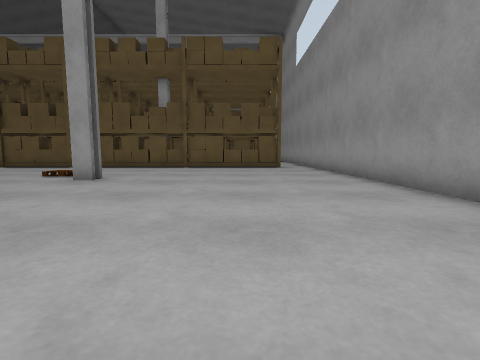
[1] (above)

23 first-person views from a walk through a Webots world. The camera is 0.72 m above the floor, tilts 6° down and sees 85° across. The floor is counted in squares, 1 m on a side. Each view is taken from the middle of a square. On the plan, view 1 faces up. The plan holds only what a view shows up to about 9 squares ahead; the rest is blank. The place goes on beyond the plan.

[2]
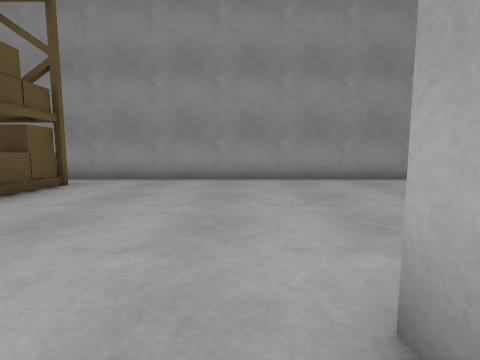

[3]
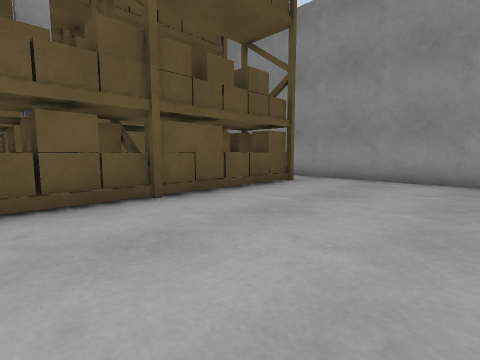

[4]
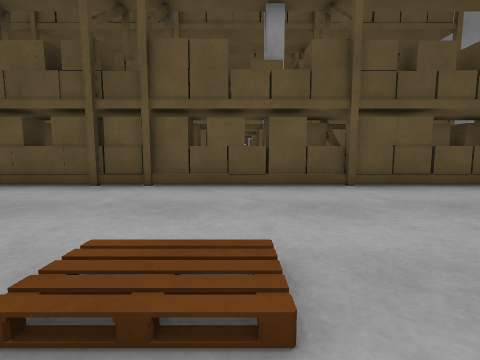

[5]
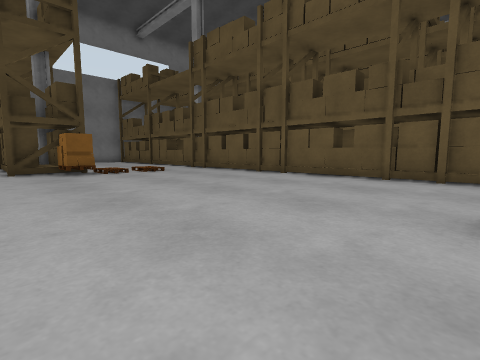

[6]
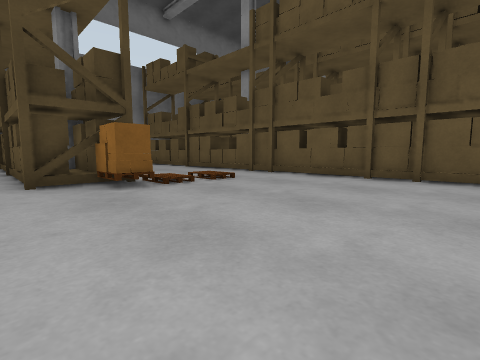

[7]
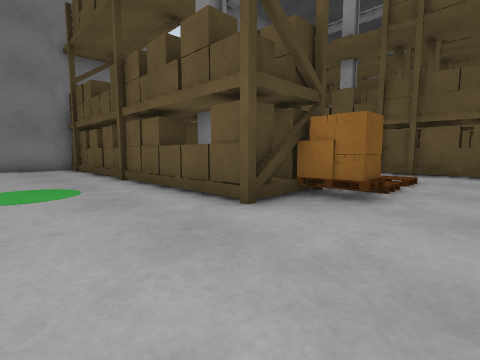

[8]
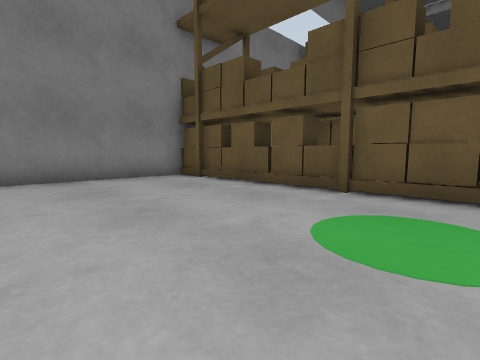

[9]
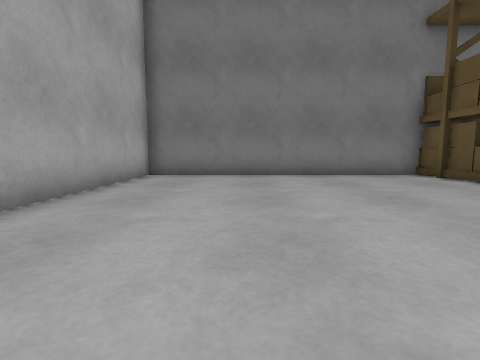

[10]
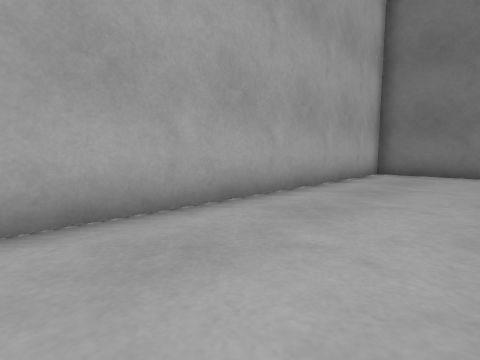

[11]
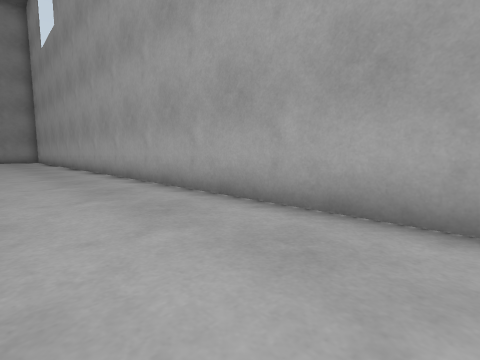

[12]
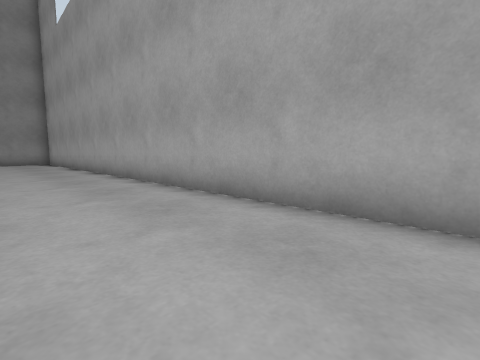

[13]
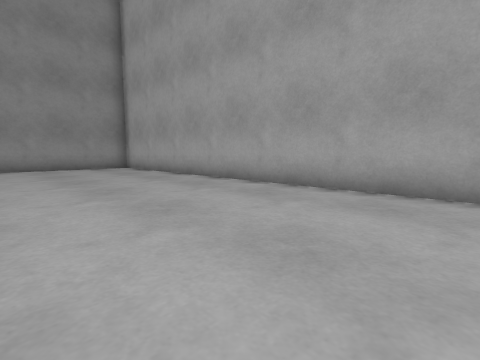

[14]
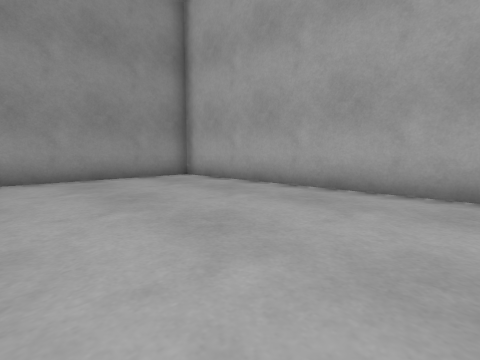

[15]
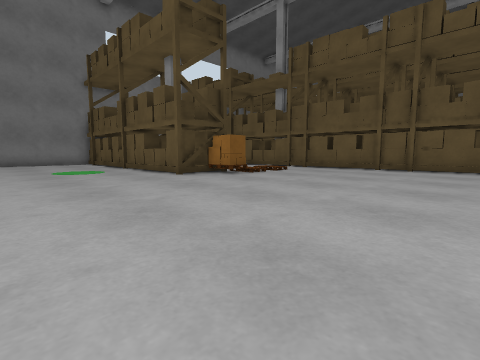

[16]
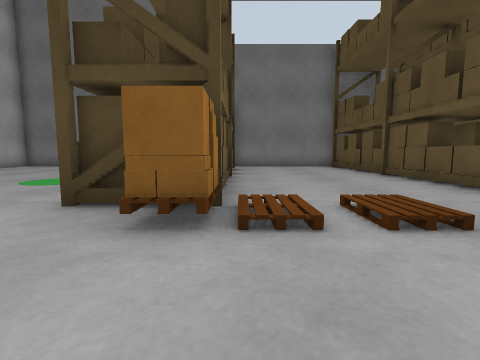

[17]
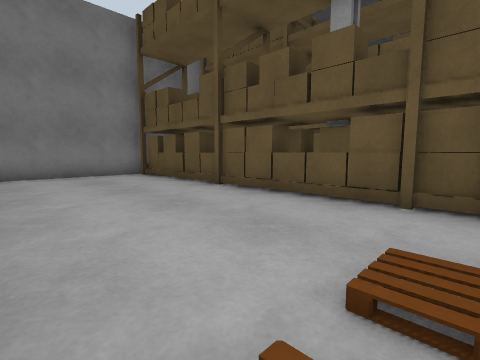

[18]
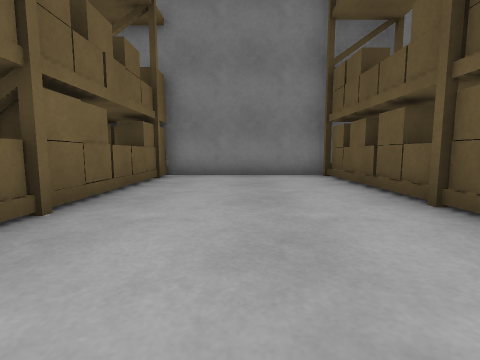

[19]
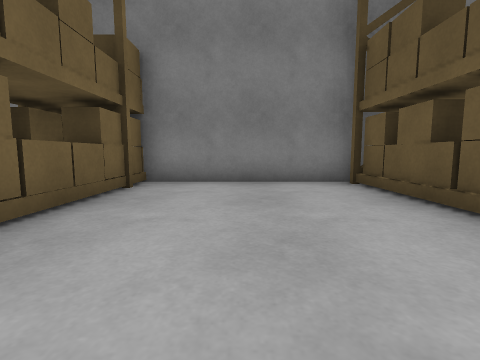

[20]
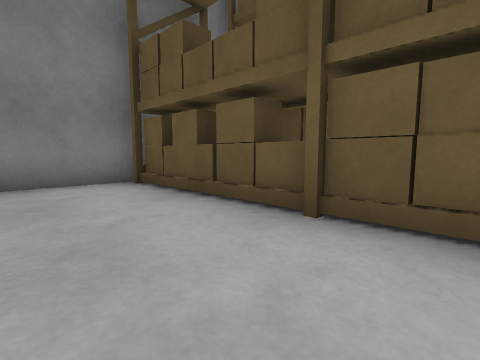

[21]
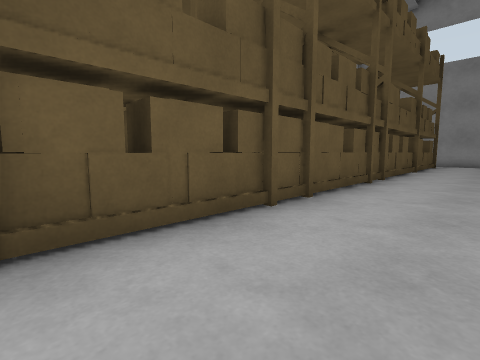

[22]
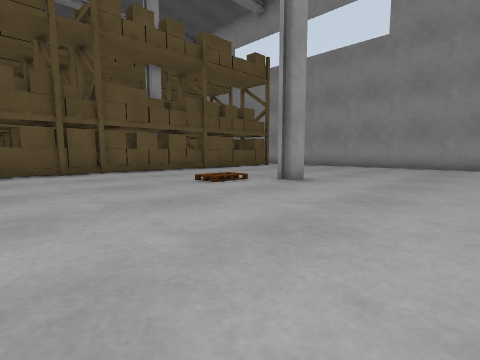

[23]
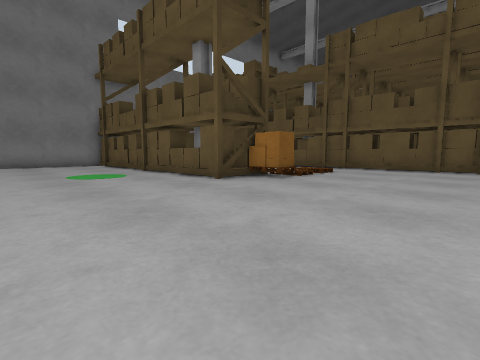

### Floor plan
Key: @ floor where view 1 was taken; # wall or solid block; . floor; / step, stairs or slope; S shelf; P pallet.
Columns run from 27 left of view 1 to 4 right of it. Each row starts with its distance up from view 1.
 20                        S
 19                        SSS
 18         SS             SS
 17         SS         SS  SSSS
 16  SSS SSSSS    SSS  SSSSSSSSSSS #
 15  SS SSSS    SSSSS  SSSS#       #
 14  SSSSSSSSSSSSSSSSSSSSSSSSSSSSS #
 13  SSSSSSSSSSSSSSSSSSSSSSSSSSSSS.#
 12 #..............................#
 11 #..............................#
 10 #........../...................#
  9 #........../...................#
  8 S.S...S..../.........//........#
  7 SSSSSSSSSSSSP..........#.......#
  6 SSSSSSSSSSS....................#
  5 #..............................#
  4 #..............................#
  3 #..............................#
  2 #..............................#
  1 #..............................#
  0 #..........................@...#
 -1 #..............................#
 -2 #..............................#
 -3  ###############################

Positions as (right, up) in squares from view 1, and headings:
1: (0, 0), facing up
2: (-5, 8), facing right
3: (-5, 8), facing up-right
4: (-5, 7), facing up
5: (-6, 5), facing up-left
6: (-10, 5), facing up-left
7: (-14, 3), facing up-left
8: (-19, 1), facing up-left
9: (-18, 0), facing left
10: (-17, 0), facing down-left
11: (-19, 0), facing down-right
12: (-15, 0), facing down-right
13: (-9, 2), facing down-right
14: (-4, 2), facing down-right
15: (-9, 1), facing up-left
16: (-13, 8), facing left
17: (-16, 8), facing up-left
18: (-18, 10), facing left
19: (-20, 10), facing left
20: (-20, 10), facing up-left
21: (-16, 10), facing up-right
22: (-10, 3), facing up-right
23: (-11, 1), facing up-left
